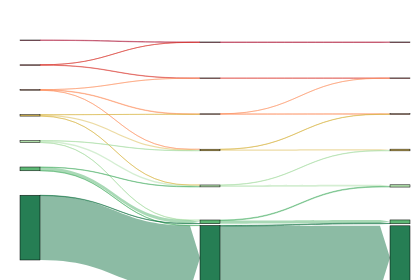
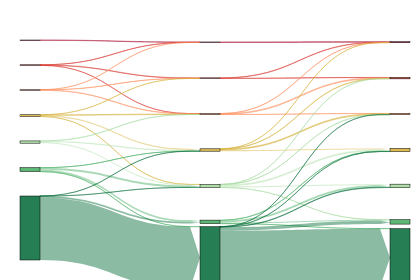

The notebook cell saved with these charts, in order:
### Code cell
color_map = {
    '0-2':    'rgba(165, 0, 38, 0.85)',   # deep red
    '2-5':    'rgba(215, 48, 39, 0.85)',  # bright red
    '5-10':   'rgba(252, 141, 89, 0.85)', # orange
    '10-25': 'rgba(212, 175, 55, 0.85)',  # golden
    '25-50':  'rgba(161, 217, 155, 0.85)',# light green
    '50-100': 'rgba(65, 171, 93, 0.85)',  # medium green
    '100-∞':  'rgba(0, 104, 55, 0.85)'    # dark green
}
make_sankey_for_scenario('B2', 'Lower Bound', color_map)
make_sankey_for_scenario('A2', 'Upper Bound', color_map)

### Figure 1 — Plotly figure (JSON) as saved in the notebook; plotly's stock layout.template omitted (floating-point values rounded to 4 significant figures)
{"data": [{"arrangement": "fixed", "link": {"arrowlen": 10, "color": ["rgba(165, 0, 38, 0.45)", "rgba(215, 48, 39, 0.45)", "rgba(215, 48, 39, 0.45)", "rgba(252, 141, 89, 0.45)", "rgba(252, 141, 89, 0.45)", "rgba(252, 141, 89, 0.45)", "rgba(212, 175, 55, 0.45)", "rgba(212, 175, 55, 0.45)", "rgba(212, 175, 55, 0.45)", "rgba(161, 217, 155, 0.45)", "rgba(161, 217, 155, 0.45)", "rgba(161, 217, 155, 0.45)", "rgba(65, 171, 93, 0.45)", "rgba(65, 171, 93, 0.45)", "rgba(65, 171, 93, 0.45)", "rgba(0, 104, 55, 0.45)", "rgba(0, 104, 55, 0.45)", "rgba(165, 0, 38, 0.45)", "rgba(215, 48, 39, 0.45)", "rgba(252, 141, 89, 0.45)", "rgba(252, 141, 89, 0.45)", "rgba(212, 175, 55, 0.45)", "rgba(212, 175, 55, 0.45)", "rgba(161, 217, 155, 0.45)", "rgba(161, 217, 155, 0.45)", "rgba(65, 171, 93, 0.45)", "rgba(65, 171, 93, 0.45)", "rgba(0, 104, 55, 0.45)", "rgba(0, 104, 55, 0.45)"], "source": [0, 1, 1, 2, 2, 2, 3, 3, 3, 4, 4, 4, 5, 5, 5, 6, 6, 7, 8, 9, 9, 10, 10, 11, 11, 12, 12, 13, 13], "target": [7, 7, 8, 8, 9, 10, 9, 10, 11, 10, 11, 12, 11, 12, 13, 12, 13, 14, 15, 15, 16, 16, 17, 17, 18, 18, 19, 19, 20], "value": [1200, 200, 1000, 200, 1500, 200, 200, 4300, 200, 700, 5100, 700, 1000, 10500, 800, 1000, 209300, 1400, 1200, 100, 1600, 600, 4600, 900, 5400, 2000, 10200, 2300, 207800]}, "node": {"align": "right", "color": ["rgba(165, 0, 38, 0.85)", "rgba(215, 48, 39, 0.85)", "rgba(252, 141, 89, 0.85)", "rgba(212, 175, 55, 0.85)", "rgba(161, 217, 155, 0.85)", "rgba(65, 171, 93, 0.85)", "rgba(0, 104, 55, 0.85)", "rgba(165, 0, 38, 0.85)", "rgba(215, 48, 39, 0.85)", "rgba(252, 141, 89, 0.85)", "rgba(212, 175, 55, 0.85)", "rgba(161, 217, 155, 0.85)", "rgba(65, 171, 93, 0.85)", "rgba(0, 104, 55, 0.85)", "rgba(165, 0, 38, 0.85)", "rgba(215, 48, 39, 0.85)", "rgba(252, 141, 89, 0.85)", "rgba(212, 175, 55, 0.85)", "rgba(161, 217, 155, 0.85)", "rgba(65, 171, 93, 0.85)", "rgba(0, 104, 55, 0.85)"], "label": ["", "", "", "", "", "", "", "", "", "", "", "", "", "", "", "", "", "", "", "", ""], "line": {"color": "black", "width": 0.5}, "pad": 25, "thickness": 20, "x": [0, 0, 0, 0, 0, 0, 0, 0.5, 0.5, 0.5, 0.5, 0.5, 0.5, 0.5, 1, 1, 1, 1, 1, 1, 1], "y": [0.01, 0.1733, 0.3367, 0.5, 0.6633, 0.8267, 0.99, 0.01, 0.1733, 0.3367, 0.5, 0.6633, 0.8267, 0.99, 0.01, 0.1733, 0.3367, 0.5, 0.6633, 0.8267, 0.99]}, "type": "sankey"}], "layout": {"font": {"color": "black", "family": "Arial", "size": 16}, "height": 280, "margin": {"b": 20, "l": 20, "r": 20, "t": 40}, "width": 420.0}}

### Figure 2 — Plotly figure (JSON) as saved in the notebook; plotly's stock layout.template omitted (floating-point values rounded to 4 significant figures)
{"data": [{"arrangement": "fixed", "link": {"arrowlen": 10, "color": ["rgba(165, 0, 38, 0.45)", "rgba(215, 48, 39, 0.45)", "rgba(215, 48, 39, 0.45)", "rgba(215, 48, 39, 0.45)", "rgba(252, 141, 89, 0.45)", "rgba(252, 141, 89, 0.45)", "rgba(252, 141, 89, 0.45)", "rgba(212, 175, 55, 0.45)", "rgba(212, 175, 55, 0.45)", "rgba(212, 175, 55, 0.45)", "rgba(212, 175, 55, 0.45)", "rgba(161, 217, 155, 0.45)", "rgba(161, 217, 155, 0.45)", "rgba(161, 217, 155, 0.45)", "rgba(65, 171, 93, 0.45)", "rgba(65, 171, 93, 0.45)", "rgba(65, 171, 93, 0.45)", "rgba(65, 171, 93, 0.45)", "rgba(0, 104, 55, 0.45)", "rgba(0, 104, 55, 0.45)", "rgba(0, 104, 55, 0.45)", "rgba(0, 104, 55, 0.45)", "rgba(165, 0, 38, 0.45)", "rgba(215, 48, 39, 0.45)", "rgba(215, 48, 39, 0.45)", "rgba(252, 141, 89, 0.45)", "rgba(252, 141, 89, 0.45)", "rgba(252, 141, 89, 0.45)", "rgba(212, 175, 55, 0.45)", "rgba(212, 175, 55, 0.45)", "rgba(212, 175, 55, 0.45)", "rgba(212, 175, 55, 0.45)", "rgba(161, 217, 155, 0.45)", "rgba(161, 217, 155, 0.45)", "rgba(161, 217, 155, 0.45)", "rgba(161, 217, 155, 0.45)", "rgba(161, 217, 155, 0.45)", "rgba(65, 171, 93, 0.45)", "rgba(65, 171, 93, 0.45)", "rgba(65, 171, 93, 0.45)", "rgba(65, 171, 93, 0.45)", "rgba(0, 104, 55, 0.45)", "rgba(0, 104, 55, 0.45)", "rgba(0, 104, 55, 0.45)", "rgba(0, 104, 55, 0.45)", "rgba(0, 104, 55, 0.45)"], "source": [0, 1, 1, 1, 2, 2, 2, 3, 3, 3, 3, 4, 4, 4, 5, 5, 5, 5, 6, 6, 6, 6, 7, 8, 8, 9, 9, 9, 10, 10, 10, 10, 11, 11, 11, 11, 11, 12, 12, 12, 12, 13, 13, 13, 13, 13], "target": [7, 7, 8, 9, 7, 8, 9, 8, 9, 10, 11, 9, 10, 11, 10, 11, 12, 13, 10, 11, 12, 13, 14, 14, 15, 14, 15, 16, 14, 15, 16, 17, 15, 16, 17, 18, 19, 17, 18, 19, 20, 16, 17, 18, 19, 20], "value": [1100, 300, 1300, 100, 100, 500, 1200, 100, 1800, 3500, 200, 200, 3900, 3300, 300, 6200, 6100, 100, 100, 300, 5300, 202100, 1500, 1200, 700, 300, 2500, 500, 100, 1300, 2900, 3500, 200, 700, 5500, 3500, 100, 1000, 6600, 3700, 100, 100, 500, 1400, 10800, 189400]}, "node": {"align": "right", "color": ["rgba(165, 0, 38, 0.85)", "rgba(215, 48, 39, 0.85)", "rgba(252, 141, 89, 0.85)", "rgba(212, 175, 55, 0.85)", "rgba(161, 217, 155, 0.85)", "rgba(65, 171, 93, 0.85)", "rgba(0, 104, 55, 0.85)", "rgba(165, 0, 38, 0.85)", "rgba(215, 48, 39, 0.85)", "rgba(252, 141, 89, 0.85)", "rgba(212, 175, 55, 0.85)", "rgba(161, 217, 155, 0.85)", "rgba(65, 171, 93, 0.85)", "rgba(0, 104, 55, 0.85)", "rgba(165, 0, 38, 0.85)", "rgba(215, 48, 39, 0.85)", "rgba(252, 141, 89, 0.85)", "rgba(212, 175, 55, 0.85)", "rgba(161, 217, 155, 0.85)", "rgba(65, 171, 93, 0.85)", "rgba(0, 104, 55, 0.85)"], "label": ["", "", "", "", "", "", "", "", "", "", "", "", "", "", "", "", "", "", "", "", ""], "line": {"color": "black", "width": 0.5}, "pad": 25, "thickness": 20, "x": [0, 0, 0, 0, 0, 0, 0, 0.5, 0.5, 0.5, 0.5, 0.5, 0.5, 0.5, 1, 1, 1, 1, 1, 1, 1], "y": [0.01, 0.1733, 0.3367, 0.5, 0.6633, 0.8267, 0.99, 0.01, 0.1733, 0.3367, 0.5, 0.6633, 0.8267, 0.99, 0.01, 0.1733, 0.3367, 0.5, 0.6633, 0.8267, 0.99]}, "type": "sankey"}], "layout": {"font": {"color": "black", "family": "Arial", "size": 16}, "height": 280, "margin": {"b": 20, "l": 20, "r": 20, "t": 40}, "width": 420.0}}
